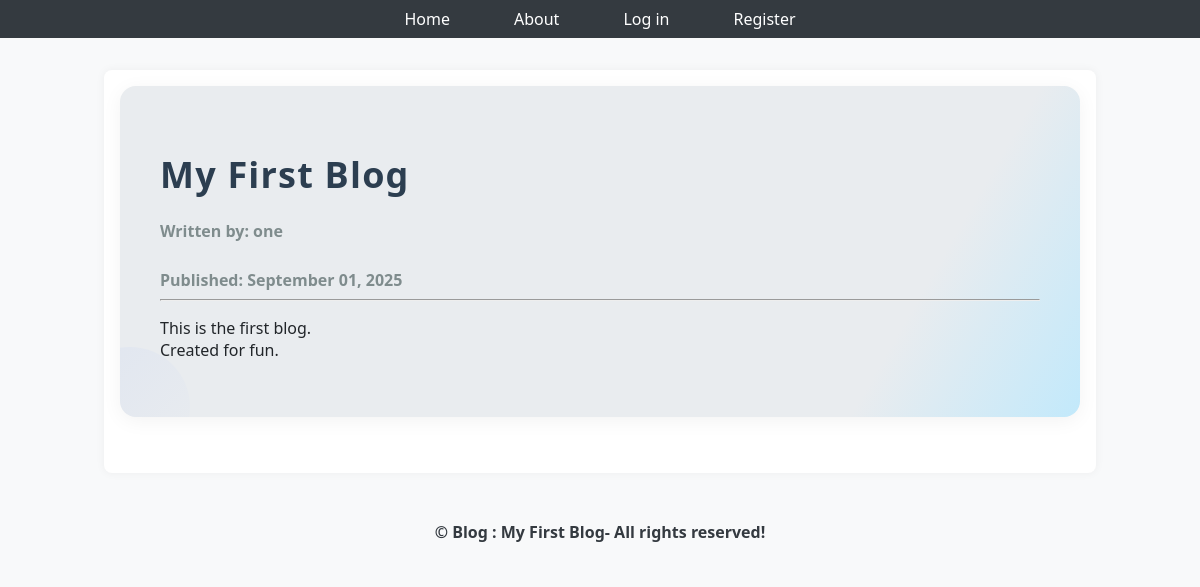
The page /1 on the database its author committed.
### puppycompanyblog/models.py (models this page shows, shortened)
class BlogPost(db.Model):
    id = db.Column(db.Integer, primary_key=True)
    user_id = db.Column(db.Integer, db.ForeignKey('users.id'), nullable=False)
    date = db.Column(db.DateTime, nullable=False, default=datetime.utcnow)
    title = db.Column(db.String(140), nullable=False)
    text = db.Column(db.Text, nullable=False)

class User(db.Model, UserMixin):
    __tablename__ = 'users'
    id = db.Column(db.Integer, primary_key=True)
    profile_image = db.Column(db.String(64), nullable=False, default="default_profile.png")
    email = db.Column(db.String(64), index=True, unique=True)
    username = db.Column(db.String(64), index=True, unique=True)
    password_hash = db.Column(db.String(128))
    posts = db.relationship('BlogPost', backref='author', lazy=True)

### puppycompanyblog/users/views.py (the view)
@users.route("/<username>")
def user_posts(username):
    page = request.args.get('page', 1, type=int)
    user = User.query.filter_by(username=username).first_or_404()
    blog_posts = BlogPost.query.filter_by(user_id=user.id).order_by(BlogPost.date.desc()).paginate(page=page, per_page=5)
    return render_template('user_blog_posts.html', blog_posts=blog_posts, user=user)

### puppycompanyblog/blog_posts/views.py (called while the page is built)
@blog_posts.route('/<int:blog_post_id>', methods=['GET'])
def blog_post(blog_post_id):
    blog_post = BlogPost.query.get_or_404(blog_post_id)
    return render_template('blog_post.html', title=blog_post.title,
                           date=blog_post.date,post=blog_post)

### puppycompanyblog/templates/blog_post.html (shortened to what this page needs)
{% extends 'base.html' %}
{% block content %}
<div class="jumbotron">
    <h1 class="display-4">{{ post.title }}</h1>
    <h4 class="text-muted">Written by: {{ post.author.username }}</h4>
    <h5 class="text-muted">Published: {{ post.date.strftime('%B %d, %Y') }}</h5>
    <hr class="my-4">
    <p class="preserve-format">{{ post.text }}</p>
</div>
{% endblock %}

### puppycompanyblog/templates/base.html (shortened to what this page needs)
<!DOCTYPE html>
<html lang="en">
<head>
    <link rel="stylesheet" href="{{ url_for('static', filename='style/base.css') }}">
    <link rel="stylesheet" href="{{ url_for('static', filename='style/index.css') }}">
    <link rel="stylesheet" href="{{ url_for('static', filename='style/account.css') }}">
    <link rel="stylesheet" href="{{ url_for('static', filename='style/login.css') }}">
    <link rel="stylesheet" href="{{ url_for('static', filename='style/blog.css') }}">
</head>
<body>
<ul class="nav">
    <li class="nav-item">
        <a class="nav-link" href="{{ url_for('core.index') }}">Home</a>
    </li>
    <li class="nav-item">
        <a class="nav-link" href="{{ url_for('core.info') }}">About</a>
    </li>
    {% if current_user.is_authenticated %}
    <li class="nav-item">
        <a class="nav-link" href="{{ url_for('users.logout') }}">Log out</a>
    </li>
    <li class="nav-item">
        <a class="nav-link" href="{{ url_for('users.account') }}">Account</a>
    </li>
    <li class="nav-item">
        <a class="nav-link" href="{{ url_for('blog_posts.create_post') }}">Create Post</a>
    </li>
    {% else %}
    <li class="nav-item">
        <a class="nav-link" href="{{ url_for('users.login') }}">Log in</a>
    </li>
    <li class="nav-item">
        <a class="nav-link" href="{{ url_for('users.register') }}">Register</a>
    </li>
    {% endif %}
</ul>
<div class="container">
    {% block content %}
    {% endblock %}
</div>
<footer class="bg-light text-center text-lg-start mt-5">
    <div class="text-center p-3 font-weight-bold" style="background-color: #f8f9fa;">
        © {{ current_year }} <span class="text-primary"> Blog : {{title}}-</span> All rights reserved!
    </div>
</footer>
</body>
</html>

### puppycompanyblog/static/style/base.css (style rules this page uses)
body { font-family: 'Segoe UI', Tahoma, Geneva, Verdana, sans-serif; margin: 0; padding: 0; background-color: #f8f9fa; color: #212529; }
.nav { display: flex; justify-content: center; background-color: #343a40; padding: 0.5rem 0; list-style: none; margin: 0; }
.nav-item { margin: 0 1rem; }
.nav-link { color: #ffffff; text-decoration: none; padding: 0.5rem 1rem; transition: background-color 0.3s ease; }
.container { max-width: 960px; margin: 2rem auto; padding: 1rem; background-color: #ffffff; box-shadow: 0 0 10px rgba(0,0,0,0.05); border-radius: 8px; }

### puppycompanyblog/static/style/index.css (style rules this page uses)
.jumbotron { background: linear-gradient(120deg, #e9ecef 80%, #c2e9fb 100%); padding: 2.5rem 2rem; border-radius: 1rem; margin-bottom: 2.5rem; box-shadow: 0 2px 12px rgba(0,0,0,0.06); position: relative; overflow: hidden; }
.jumbotron::after { content: ''; position: absolute; left: -50px; bottom: -50px; width: 120px; height: 120px; background: linear-gradient(135deg, #81a4fd 0%, #e9ecef 100%); opacity: 0.09; border-radius: 50%; z-index: 0; }
.jumbotron h1 { font-size: 2.6rem; margin-bottom: 0.7rem; font-weight: 700; color: #007bff; letter-spacing: 1.2px; z-index: 1; position: relative; }

### puppycompanyblog/static/style/blog.css (style rules this page uses)
.jumbotron { background-color: #ffffff; padding: 2.5rem; border-radius: 1rem; box-shadow: 0 4px 20px rgba(0, 0, 0, 0.05); }
.jumbotron h1 { font-size: 2.25rem; font-weight: 700; color: #2c3e50; margin-bottom: 1rem; }
.jumbotron h4, .jumbotron h5 { font-size: 1rem; color: #7f8c8d; margin-bottom: 0.5rem; }
footer { font-weight: bold; text-align: center; padding: 1rem 0; background-color: #f8f9fa; color: #343a40; }
footer .text-primary { font-weight: bold; }
.preserve-format { white-space: pre-wrap; }

### rows shown on the page
BlogPost: title "My First Blog", date "September 01, 2025", text "This is the first blog. Created for fun."
User: author.username "one"
